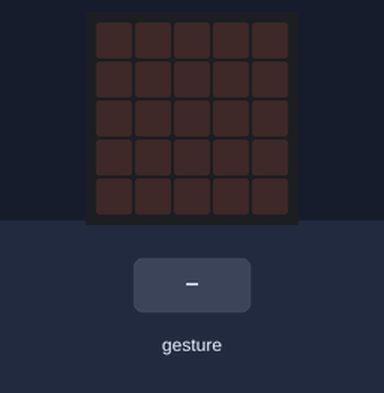
A program run on a simulated BBC micro:bit (MakeCode). Parts: the board's 5×5 LED display. The test bench sets the inputs (shaded band). Random numbers come from a fixed seed; a tilt is held for 1.5 s and a shake lasts 1 s, then the board lies face up again.

Above: at 1.2 s.
1.3 s: gesture 'shake'
At 2.0 s:
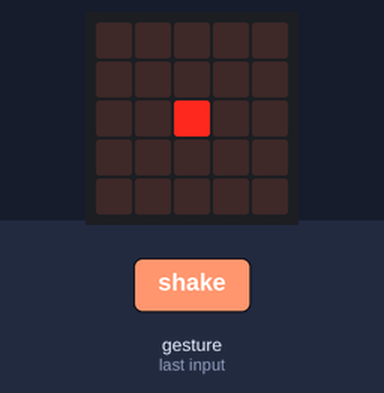
3.0 s: gesture 'shake'
At 4.4 s:
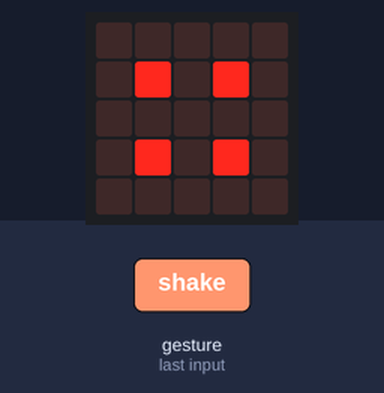
4.7 s: gesture 'shake'
At 5.8 s:
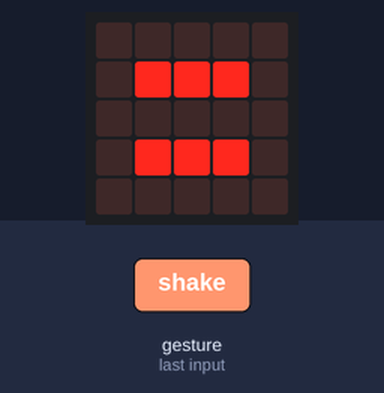
Timing chart, 0 to 7.7 s (numbered marks = the images above; inputs shaded):
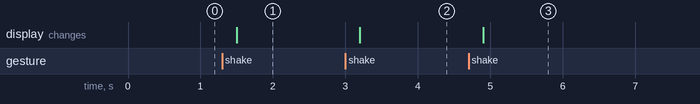

Measured:
- after the input at 1.3 s, the display: changes after 0.20 s (image 1)
- after the input at 3.0 s, the display: changes after 0.20 s (image 2)
- after the input at 4.7 s, the display: changes after 0.20 s (image 3)

The program:

main.ts
```typescript
let numero = 0
input.onGesture(Gesture.Shake, function () {
    numero = randint(0, 6)
    if (numero == 1) {
        basic.showLeds(`
            . . . . .
            . . . . .
            . . # . .
            . . . . .
            . . . . .
            `)
    } else if (numero == 2) {
        basic.showLeds(`
            . . . . .
            . # . . .
            . . . . .
            . . . # .
            . . . . .
            `)
    } else if (numero == 3) {
        basic.showLeds(`
            . . . . .
            . # . . .
            . . # . .
            . . . # .
            . . . . .
            `)
    } else if (numero == 4) {
        basic.showLeds(`
            . . . . .
            . # . # .
            . . . . .
            . # . # .
            . . . . .
            `)
    } else if (numero == 5) {
        basic.showLeds(`
            . . . . .
            . # . # .
            . . # . .
            . # . # .
            . . . . .
            `)
    } else if (numero == 6) {
        basic.showLeds(`
            . . . . .
            . # # # .
            . . . . .
            . # # # .
            . . . . .
            `)
    }
})
basic.forever(function () {

})
```

test.ts
```typescript
// aquí va el archivo "tests"; esto no se compilará cuando este paquete se utilice como una extensión.
```
